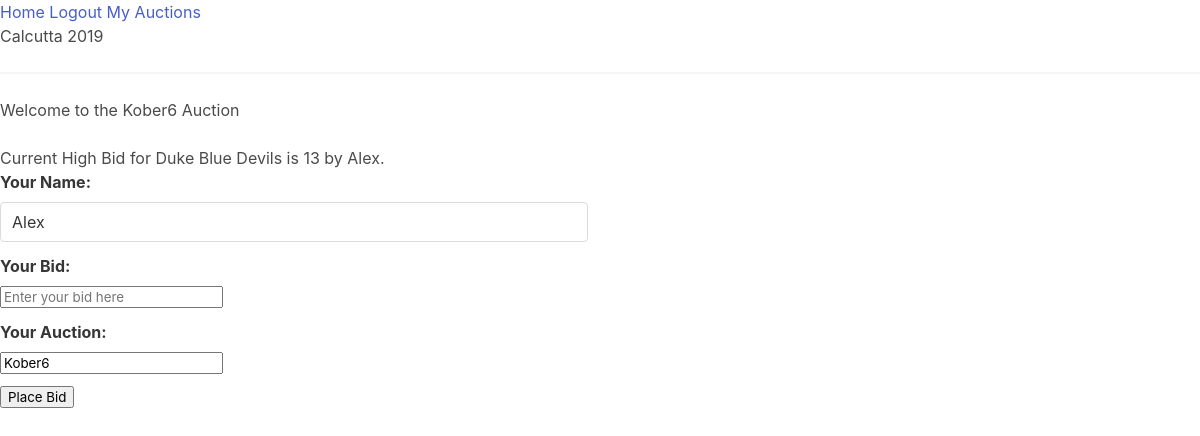
The page /auction/Kober6 (signed in) on the database its author committed.
### model.py (models this page shows, shortened)
class BaseModel(Model):
    class Meta:
        database = database

class Auction(BaseModel):
    auction_name = CharField(max_length=30, unique=True)
    code = CharField(max_length=30)

class Team(BaseModel):
    team = CharField(max_length=30, unique=True)

class Bid(BaseModel):
    participant = CharField(max_length=30)
    team_bid = ForeignKeyField(Team)
    bid_amount = IntegerField()
    bid_time_stamp = DateTimeField(primary_key=True)
    auction = ForeignKeyField(Auction)

class User(UserMixin, BaseModel):
    username = CharField(max_length=30, unique=True)
    first_name = CharField(max_length=30, unique=True)
    last_name = CharField(max_length=30, unique=True)
    email = CharField(max_length=64, unique=True)
    password_hash = CharField(max_length=128)

### main.py (the view)
@app.route('/auction/<auction_name>', methods=['GET', 'POST'])
@login_required
def auction(auction_name):
    auction = Auction.select().where(Auction.auction_name == auction_name).get()
    team_for_bid, high_bid, bid_leader = get_leader(auction)
    return render_template('auction.jinja2',
                           team=team_for_bid[0].team,
                           leader=bid_leader,
                           high_bid=high_bid,
                           auction=auction)

### main.py (called while the page is built)
def get_leader(auction):
    team_for_bid = Team.select()
    try:
        high_bid = Bid.select(fn.MAX(Bid.bid_amount)).where((Bid.team_bid == team_for_bid[0]) &
                                                            (Bid.auction == auction)).scalar()
        leader = Bid.select().where((Bid.team_bid == team_for_bid[0]) &
                                    (Bid.bid_amount == high_bid) &
                                    (Bid.auction == auction)).get()
        bid_leader = leader.participant
    except model.BidDoesNotExist:
        high_bid = 0
        bid_leader = 'Nobody'
    return team_for_bid, high_bid, bid_leader

@sign_in.user_loader
def load_user(id):
    return User.select().where(User.id == id).get()

### templates/auction.jinja2 (shortened to what this page needs)
{% extends 'base.jinja2' %}
{% block content %}
<h1>Welcome to the {{ auction.auction_name }} Auction</h1><br>
<p>Current High Bid for {{ team }} is {{ high_bid }} by {{ leader }}.</p>
<div class="columns">
    <div class="column">
        <form id="bid-form">
            <div class="field">
                <label for="name-input" class="label">Your Name: </label>
                <div class="control">
                    <input id="name-input" name="name" class="input" type="text" value={{ current_user.first_name}} readonly required>
                </div>
            </div>
            <div class="field">
                <label for="amount-input" class="label">Your Bid: </label>
                <div class="control">
                    <input id="amount-input" name="bid" type="number" placeholder="Enter your bid here" required>
                </div>
            </div>
            <div class="field">
                <label for="auction-input" class="label">Your Auction: </label>
                <div class="control">
                    <input id="auction-input" name="auction" type="text" value={{ auction.auction_name }} required readonly>
                </div>
            </div>
            <div class="field">
                <input type="submit" value="Place Bid">
            </div>
        </form>
    </div>
    <div class="column">
    </div>
</div>
{% endblock content %}

### rows shown on the page
Auction: auction_name "Kober6", auction "Kober6"
Team: team "Duke Blue Devils"
Bid: participant "Alex"
User: name "Alex"

### other values the page prints
{{ high_bid }} "13"
